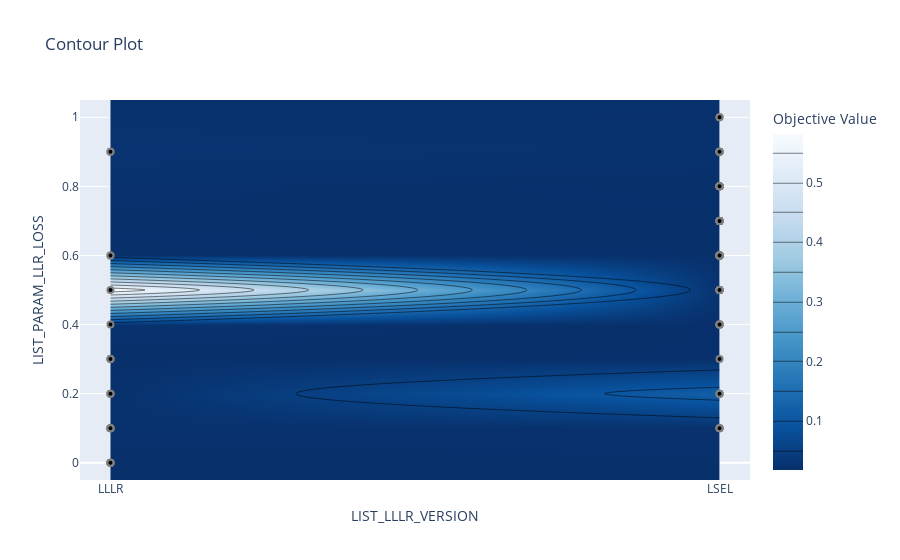

Notebook code for this chart:
### Markdown cell above
# Contour plot

### Code cell
optuna.visualization.plot_contour(study, params=[
    'LIST_PARAM_LLR_LOSS', 
    'LIST_LLLR_VERSION', 
])

### Figure 1 — Plotly figure (JSON) as saved in the notebook; plotly's stock layout.template omitted (floating-point values rounded to 4 significant figures)
{"data": [{"colorbar": {"title": {"text": "Objective Value"}}, "colorscale": [[0, "rgb(247,251,255)"], [0.125, "rgb(222,235,247)"], [0.25, "rgb(198,219,239)"], [0.375, "rgb(158,202,225)"], [0.5, "rgb(107,174,214)"], [0.625, "rgb(66,146,198)"], [0.75, "rgb(33,113,181)"], [0.875, "rgb(8,81,156)"], [1, "rgb(8,48,107)"]], "connectgaps": true, "contours": {"coloring": "heatmap"}, "hoverinfo": "none", "line": {"smoothing": 1.3}, "reversescale": true, "type": "contour", "x": ["LLLR", "LSEL"], "y": [-0.05, 0, 0.1, 0.2, 0.3, 0.4, 0.5, 0.6, 0.7, 0.8, 0.9, 1, 1.05], "z": [[null, null], [0.01875, null], [0.02119, 0.02079], [0.02, 0.1186], [0.01903, 0.01858], [0.02136, 0.01866], [0.5816, 0.02351], [0.01782, 0.01876], [null, 0.01929], [null, 0.01767], [0.02522, 0.02291], [null, 0.02036], [null, null]]}, {"marker": {"color": "black", "line": {"color": "Grey", "width": 2}}, "mode": "markers", "showlegend": false, "type": "scatter", "x": ["LSEL", "LLLR", "LLLR", "LSEL", "LLLR", "LSEL", "LSEL", "LLLR", "LLLR", "LSEL", "LLLR", "LLLR", "LLLR", "LLLR", "LLLR", "LLLR", "LLLR", "LLLR", "LLLR", "LLLR", "LLLR", "LLLR", "LLLR", "LLLR", "LLLR", "LLLR", "LSEL", "LSEL", "LSEL", "LSEL", "LSEL", "LSEL", "LSEL", "LSEL", "LSEL", "LSEL", "LSEL", "LSEL", "LSEL", "LSEL", "LSEL", "LSEL", "LSEL", "LSEL", "LSEL", "LSEL", "LSEL", "LSEL", "LSEL", "LSEL", "LSEL", "LSEL", "LSEL", "LSEL", "LSEL", "LSEL", "LSEL", "LSEL", "LSEL", "LSEL", "LSEL", "LSEL", "LSEL", "LSEL", "LSEL", "LSEL", "LSEL", "LSEL", "LSEL", "LSEL", "LSEL", "LSEL", "LSEL", "LSEL", "LSEL", "LSEL", "LSEL", "LSEL", "LSEL", "LSEL", "LSEL", "LSEL", "LSEL", "LSEL", "LSEL", "LSEL", "LSEL", "LSEL", "LSEL", "LSEL", "LLLR", "LSEL", "LSEL", "LSEL", "LSEL", "LSEL", "LSEL", "LSEL", "LSEL", "LSEL"], "y": [0.8, 0.1, 0.6, 0.5, 0.9, 1, 0.5, 0.5, 0.9, 0.9, 0.1, 0, 0, 0.2, 0.3, 0, 0.3, 0.2, 0.1, 0.3, 0, 0, 0.1, 0.2, 0.1, 0.4, 0.1, 0.2, 0.4, 0.7, 0.2, 0.1, 0.1, 0.1, 0.2, 0.4, 0.3, 0.6, 0.6, 0.7, 0.7, 0.6, 0.6, 0.6, 0.7, 0.8, 0.8, 0.6, 0.6, 0.5, 0.7, 0.6, 0.5, 0.5, 0.5, 0.7, 0.6, 0.6, 0.8, 1, 0.8, 0.9, 0.8, 0.7, 0.5, 0.5, 0.6, 0.7, 0.7, 0.7, 0.9, 0.8, 0.8, 0.7, 0.8, 0.7, 0.8, 0.9, 0.7, 0.6, 0.8, 0.6, 0.6, 0.7, 0.7, 0.7, 0.7, 0.8, 0.9, 0.7, 0.6, 0.7, 0.7, 0.6, 0.6, 0.6, 0.8, 0.4, 0.4, 0.4]}], "layout": {"title": {"text": "Contour Plot"}, "xaxis": {"range": [-0.05, 1.05], "title": {"text": "LIST_LLLR_VERSION"}, "type": "category"}, "yaxis": {"range": [-0.05, 1.05], "title": {"text": "LIST_PARAM_LLR_LOSS"}}}}
